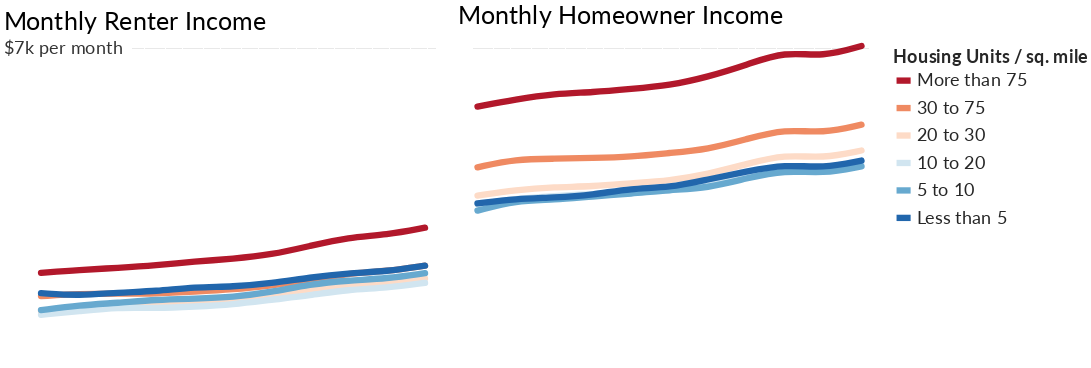

The cell this chart's notebook holds for it:
### Code cell
comb_hous_den_chart = (rent_inc_hous_den_chart | homeowner_inc_hous_den_chart).configure_legend(titleFont='Lato', titleFontSize=26, titleOpacity=.85, titleLimit=300, labelFont='Lato', labelFontSize=26, labelOpacity=.85, symbolSize=400, symbolStrokeWidth=9)
comb_hous_den_chart

### Figure 1 — Vega-Lite specification as saved in the notebook (floating-point values rounded to 4 significant figures)
{"width": 600, "height": 400, "background": "white", "config": {"title": {"fontWeight": "normal", "fontSize": 36, "anchor": "start", "font": "Lato", "offset": 5}, "axisX": {"grid": false, "labelFont": "Lato", "labelFontSize": 16, "labelAngle": 0, "labelPadding": 10, "ticks": false, "tickSize": 5, "title": null, "titleFont": "Lato", "titleFontSize": 16, "titleFontWeight": "normal", "titleY": 30, "titleX": 280}, "axisY": {"grid": true, "gridOpacity": 1, "labelFont": "Lato", "labelFontSize": 16, "labelLimit": 100, "labelAlign": "left", "labelPadding": 20, "ticks": false, "title": null, "titleFont": "Lato", "titleFontWeight": "normal", "titleFontSize": 16, "titleAlign": "left", "titleAngle": 0, "titleY": -20, "titleX": -20, "domainWidth": 0}, "view": {"strokeOpacity": 0}, "legend": {"labelFont": "Lato", "labelFontSize": 26, "labelOpacity": 0.85, "symbolSize": 400, "symbolStrokeWidth": 9, "titleFont": "Lato", "titleFontSize": 26, "titleLimit": 300, "titleOpacity": 0.85}}, "hconcat": [{"layer": [{"data": {"name": "data-6ad6a784249d67150f13bf97409a14f9"}, "mark": {"type": "line", "interpolate": "basis", "opacity": 1, "size": 9, "strokeCap": "round"}, "encoding": {"color": {"type": "nominal", "field": "Hous_Den", "scale": {"domain": ["More than 75", "30 to 75", "20 to 30", "10 to 20", "5 to 10", "Less than 5"], "range": ["#b2182b", "#ef8a62", "#fddbc7", "#d1e5f0", "#67a9cf", "#2166ac"]}, "title": "Housing Units / sq. mile"}, "x": {"type": "ordinal", "axis": {"labelFontSize": 26, "labelOpacity": 0.8, "tickSize": 10, "ticks": true, "titleFontSize": 28, "values": [2008, 2018]}, "field": "Year"}, "y": {"type": "quantitative", "axis": {"format": "~s", "labelFontSize": 26, "labelOpacity": 0.8, "labelPadding": 25, "titleFontSize": 28, "titleOpacity": 0.8, "titleX": -25, "titleY": -30, "values": [2000, 3000, 4000, 5000, 6000]}, "field": "Med_Rent", "scale": {"domain": [1000, 7000]}, "title": "Counties grouped by housing density"}}, "title": "Monthly Renter Income"}, {"data": {"name": "data-7f77d1a2b856b3b124820d6201566dba"}, "mark": {"type": "text", "dx": 32, "dy": 0, "font": "lato", "fontSize": 26, "opacity": 0.8}, "encoding": {"text": {"type": "nominal", "field": "text"}, "x": {"type": "ordinal", "field": "x"}, "y": {"type": "quantitative", "field": "y"}}}, {"data": {"name": "data-2db18a0e087b01f6189b9e533332b37b"}, "mark": {"type": "text", "dx": 345, "dy": -4, "fontSize": 11.5, "fontWeight": "bold", "opacity": 0.09}, "encoding": {"text": {"type": "nominal", "field": "text"}, "x": {"type": "ordinal", "axis": null, "field": "x"}, "y": {"type": "quantitative", "axis": null, "field": "y"}}}], "height": 450, "width": 600}, {"layer": [{"data": {"name": "data-031b65b667b496a28542c93ae8f96f43"}, "mark": {"type": "line", "interpolate": "basis", "opacity": 1, "size": 9, "strokeCap": "round"}, "encoding": {"color": {"type": "nominal", "field": "Hous_Den", "scale": {"domain": ["More than 75", "30 to 75", "20 to 30", "10 to 20", "5 to 10", "Less than 5"], "range": ["#b2182b", "#ef8a62", "#fddbc7", "#d1e5f0", "#67a9cf", "#2166ac"]}, "title": "Housing Units / sq. mile"}, "x": {"type": "ordinal", "axis": {"labelFontSize": 26, "labelOpacity": 0.8, "tickSize": 10, "ticks": true, "titleFontSize": 28, "values": [2008, 2018]}, "field": "Year"}, "y": {"type": "quantitative", "axis": {"format": "~s", "labelFontSize": 26, "labelOpacity": 0, "labelPadding": 0, "titleFontSize": 28, "titleOpacity": 0.8, "titleX": -2, "titleY": -30, "values": [2000, 3000, 4000, 5000, 6000]}, "field": "Med_Mort", "scale": {"domain": [1000, 7000]}, "title": "Counties grouped by housing density"}}, "title": "Monthly Homeowner Income"}, {"data": {"name": "data-ce6c13907655dace81867d6bd13429cc"}, "mark": {"type": "text", "dx": 275, "dy": -4, "fontSize": 11.5, "fontWeight": "bold", "opacity": 0.09}, "encoding": {"text": {"type": "nominal", "field": "text"}, "x": {"type": "ordinal", "axis": null, "field": "x"}, "y": {"type": "quantitative", "axis": null, "field": "y"}}}], "height": 450, "width": 600}], "$schema": "https://vega.github.io/schema/vega-lite/v4.0.0.json", "datasets": {"data-6ad6a784249d67150f13bf97409a14f9": [{"Year": 2008, "Hous_Den": "More than 75", "Med_Rent": 2752.0, "pct_chg": -0.07309, "Order": 75}, {"Year": 2009, "Hous_Den": "More than 75", "Med_Rent": 2809.0, "pct_chg": 0.02071, "Order": 75}, {"Year": 2010, "Hous_Den": "More than 75", "Med_Rent": 2846.0, "pct_chg": 0.01317, "Order": 75}, {"Year": 2011, "Hous_Den": "More than 75", "Med_Rent": 2892.0, "pct_chg": 0.01616, "Order": 75}, {"Year": 2012, "Hous_Den": "More than 75", "Med_Rent": 2968.0, "pct_chg": 0.02628, "Order": 75}, {"Year": 2013, "Hous_Den": "More than 75", "Med_Rent": 3017.0, "pct_chg": 0.01651, "Order": 75}, {"Year": 2014, "Hous_Den": "More than 75", "Med_Rent": 3096.0, "pct_chg": 0.02618, "Order": 75}, {"Year": 2015, "Hous_Den": "More than 75", "Med_Rent": 3261.0, "pct_chg": 0.05329, "Order": 75}, {"Year": 2016, "Hous_Den": "More than 75", "Med_Rent": 3427.0, "pct_chg": 0.0509, "Order": 75}, {"Year": 2017, "Hous_Den": "More than 75", "Med_Rent": 3470.0, "pct_chg": 0.01255, "Order": 75}, {"Year": 2018, "Hous_Den": "More than 75", "Med_Rent": 3607.0, "pct_chg": 0.03948, "Order": 75}, {"Year": 2008, "Hous_Den": "30 to 75", "Med_Rent": 2311.0, "pct_chg": -0.1507, "Order": 75}, {"Year": 2009, "Hous_Den": "30 to 75", "Med_Rent": 2355.0, "pct_chg": 0.01904, "Order": 75}, {"Year": 2010, "Hous_Den": "30 to 75", "Med_Rent": 2359.0, "pct_chg": 0.001699, "Order": 75}, {"Year": 2011, "Hous_Den": "30 to 75", "Med_Rent": 2360.0, "pct_chg": 0.0004239, "Order": 75}, {"Year": 2012, "Hous_Den": "30 to 75", "Med_Rent": 2397.0, "pct_chg": 0.01568, "Order": 75}, {"Year": 2013, "Hous_Den": "30 to 75", "Med_Rent": 2437.0, "pct_chg": 0.01669, "Order": 75}, {"Year": 2014, "Hous_Den": "30 to 75", "Med_Rent": 2514.0, "pct_chg": 0.0316, "Order": 75}, {"Year": 2015, "Hous_Den": "30 to 75", "Med_Rent": 2606.0, "pct_chg": 0.0366, "Order": 75}, {"Year": 2016, "Hous_Den": "30 to 75", "Med_Rent": 2746.0, "pct_chg": 0.05372, "Order": 75}, {"Year": 2017, "Hous_Den": "30 to 75", "Med_Rent": 2780.0, "pct_chg": 0.05572, "Order": 75}, {"Year": 2018, "Hous_Den": "30 to 75", "Med_Rent": 2890.0, "pct_chg": 0.04036, "Order": 75}, {"Year": 2008, "Hous_Den": "20 to 30", "Med_Rent": 2031.0, "pct_chg": -0.2636, "Order": 30}, {"Year": 2009, "Hous_Den": "20 to 30", "Med_Rent": 2088.0, "pct_chg": 0.02806, "Order": 30}, {"Year": 2010, "Hous_Den": "20 to 30", "Med_Rent": 2098.0, "pct_chg": 0.004789, "Order": 30}, {"Year": 2011, "Hous_Den": "20 to 30", "Med_Rent": 2133.0, "pct_chg": 0.01668, "Order": 30}, {"Year": 2012, "Hous_Den": "20 to 30", "Med_Rent": 2204.0, "pct_chg": 0.03329, "Order": 30}, {"Year": 2013, "Hous_Den": "20 to 30", "Med_Rent": 2265.0, "pct_chg": 0.02768, "Order": 30}, {"Year": 2014, "Hous_Den": "20 to 30", "Med_Rent": 2331.0, "pct_chg": 0.02914, "Order": 30}, {"Year": 2015, "Hous_Den": "20 to 30", "Med_Rent": 2446.0, "pct_chg": 0.04934, "Order": 30}, {"Year": 2016, "Hous_Den": "20 to 30", "Med_Rent": 2513.0, "pct_chg": 0.02739, "Order": 30}, {"Year": 2017, "Hous_Den": "20 to 30", "Med_Rent": 2545.0, "pct_chg": 0.07402, "Order": 30}, {"Year": 2018, "Hous_Den": "20 to 30", "Med_Rent": 2645.0, "pct_chg": 0.008151, "Order": 30}, {"Year": 2008, "Hous_Den": "10 to 20", "Med_Rent": 1958.0, "pct_chg": null, "Order": 20}, {"Year": 2009, "Hous_Den": "10 to 20", "Med_Rent": 2026.0, "pct_chg": 0.03473, "Order": 20}, {"Year": 2010, "Hous_Den": "10 to 20", "Med_Rent": 2103.0, "pct_chg": 0.03801, "Order": 20}, {"Year": 2011, "Hous_Den": "10 to 20", "Med_Rent": 2081.0, "pct_chg": -0.01046, "Order": 20}, {"Year": 2012, "Hous_Den": "10 to 20", "Med_Rent": 2114.0, "pct_chg": 0.01586, "Order": 20}, {"Year": 2013, "Hous_Den": "10 to 20", "Med_Rent": 2153.0, "pct_chg": 0.01845, "Order": 20}, {"Year": 2014, "Hous_Den": "10 to 20", "Med_Rent": 2245.0, "pct_chg": 0.04273, "Order": 20}, {"Year": 2015, "Hous_Den": "10 to 20", "Med_Rent": 2325.0, "pct_chg": 0.03563, "Order": 20}, {"Year": 2016, "Hous_Den": "10 to 20", "Med_Rent": 2436.0, "pct_chg": 0.04774, "Order": 20}, {"Year": 2017, "Hous_Den": "10 to 20", "Med_Rent": 2467.0, "pct_chg": 0.1355, "Order": 20}, {"Year": 2018, "Hous_Den": "10 to 20", "Med_Rent": 2564.0, "pct_chg": -0.002892, "Order": 20}, {"Year": 2008, "Hous_Den": "5 to 10", "Med_Rent": 2046.0, "pct_chg": -0.3216, "Order": 10}, {"Year": 2009, "Hous_Den": "5 to 10", "Med_Rent": 2140.0, "pct_chg": 0.04594, "Order": 10}, {"Year": 2010, "Hous_Den": "5 to 10", "Med_Rent": 2183.0, "pct_chg": 0.02009, "Order": 10}, {"Year": 2011, "Hous_Den": "5 to 10", "Med_Rent": 2246.0, "pct_chg": 0.02886, "Order": 10}, {"Year": 2012, "Hous_Den": "5 to 10", "Med_Rent": 2263.0, "pct_chg": 0.007569, "Order": 10}, {"Year": 2013, "Hous_Den": "5 to 10", "Med_Rent": 2289.0, "pct_chg": 0.01149, "Order": 10}, {"Year": 2014, "Hous_Den": "5 to 10", "Med_Rent": 2386.0, "pct_chg": 0.04238, "Order": 10}, {"Year": 2015, "Hous_Den": "5 to 10", "Med_Rent": 2536.0, "pct_chg": 0.06287, "Order": 10}, {"Year": 2016, "Hous_Den": "5 to 10", "Med_Rent": 2610.0, "pct_chg": 0.02918, "Order": 10}, {"Year": 2017, "Hous_Den": "5 to 10", "Med_Rent": 2643.0, "pct_chg": 0.1966, "Order": 10}, {"Year": 2018, "Hous_Den": "5 to 10", "Med_Rent": 2747.0, "pct_chg": -0.07845, "Order": 10}, {"Year": 2008, "Hous_Den": "Less than 5", "Med_Rent": 2368.0, "pct_chg": -0.1772, "Order": 5}, {"Year": 2009, "Hous_Den": "Less than 5", "Med_Rent": 2319.0, "pct_chg": -0.02069, "Order": 5}, {"Year": 2010, "Hous_Den": "Less than 5", "Med_Rent": 2381.0, "pct_chg": 0.02674, "Order": 5}, {"Year": 2011, "Hous_Den": "Less than 5", "Med_Rent": 2403.0, "pct_chg": 0.00924, "Order": 5}, {"Year": 2012, "Hous_Den": "Less than 5", "Med_Rent": 2487.0, "pct_chg": 0.03496, "Order": 5}, {"Year": 2013, "Hous_Den": "Less than 5", "Med_Rent": 2488.0, "pct_chg": 0.0004021, "Order": 5}, {"Year": 2014, "Hous_Den": "Less than 5", "Med_Rent": 2554.0, "pct_chg": 0.02653, "Order": 5}, {"Year": 2015, "Hous_Den": "Less than 5", "Med_Rent": 2665.0, "pct_chg": 0.04346, "Order": 5}, {"Year": 2016, "Hous_Den": "Less than 5", "Med_Rent": 2745.0, "pct_chg": 0.03002, "Order": 5}, {"Year": 2017, "Hous_Den": "Less than 5", "Med_Rent": 2779.0, "pct_chg": -0.006193, "Order": 5}, {"Year": 2018, "Hous_Den": "Less than 5", "Med_Rent": 2889.0, "pct_chg": 0.08834, "Order": 5}], "data-7f77d1a2b856b3b124820d6201566dba": [{"x": 2008, "y": 7000, "text": "$7k per month"}], "data-2db18a0e087b01f6189b9e533332b37b": [{"x": 2008, "y": 7000, "text": "________________________________________________________________________"}], "data-031b65b667b496a28542c93ae8f96f43": [{"Year": 2008, "Hous_Den": "More than 75", "Med_Mort": 5902.0, "pct_chg": 0.3774, "Order": 75}, {"Year": 2009, "Hous_Den": "More than 75", "Med_Mort": 6039.0, "pct_chg": 0.02321, "Order": 75}, {"Year": 2010, "Hous_Den": "More than 75", "Med_Mort": 6145.0, "pct_chg": 0.01755, "Order": 75}, {"Year": 2011, "Hous_Den": "More than 75", "Med_Mort": 6172.0, "pct_chg": 0.004394, "Order": 75}, {"Year": 2012, "Hous_Den": "More than 75", "Med_Mort": 6236.0, "pct_chg": 0.01037, "Order": 75}, {"Year": 2013, "Hous_Den": "More than 75", "Med_Mort": 6302.0, "pct_chg": 0.01058, "Order": 75}, {"Year": 2014, "Hous_Den": "More than 75", "Med_Mort": 6464.0, "pct_chg": 0.02571, "Order": 75}, {"Year": 2015, "Hous_Den": "More than 75", "Med_Mort": 6689.0, "pct_chg": 0.03481, "Order": 75}, {"Year": 2016, "Hous_Den": "More than 75", "Med_Mort": 6949.0, "pct_chg": 0.03887, "Order": 75}, {"Year": 2017, "Hous_Den": "More than 75", "Med_Mort": 6839.0, "pct_chg": -0.01583, "Order": 75}, {"Year": 2018, "Hous_Den": "More than 75", "Med_Mort": 7050.0, "pct_chg": 0.03085, "Order": 75}, {"Year": 2008, "Hous_Den": "30 to 75", "Med_Mort": 4751.0, "pct_chg": -0.09141, "Order": 75}, {"Year": 2009, "Hous_Den": "30 to 75", "Med_Mort": 4906.0, "pct_chg": 0.03262, "Order": 75}, {"Year": 2010, "Hous_Den": "30 to 75", "Med_Mort": 4913.0, "pct_chg": 0.001427, "Order": 75}, {"Year": 2011, "Hous_Den": "30 to 75", "Med_Mort": 4928.0, "pct_chg": 0.003053, "Order": 75}, {"Year": 2012, "Hous_Den": "30 to 75", "Med_Mort": 4952.0, "pct_chg": 0.00487, "Order": 75}, {"Year": 2013, "Hous_Den": "30 to 75", "Med_Mort": 5023.0, "pct_chg": 0.01434, "Order": 75}, {"Year": 2014, "Hous_Den": "30 to 75", "Med_Mort": 5090.0, "pct_chg": 0.01334, "Order": 75}, {"Year": 2015, "Hous_Den": "30 to 75", "Med_Mort": 5285.0, "pct_chg": 0.03831, "Order": 75}, {"Year": 2016, "Hous_Den": "30 to 75", "Med_Mort": 5479.0, "pct_chg": 0.03671, "Order": 75}, {"Year": 2017, "Hous_Den": "30 to 75", "Med_Mort": 5392.0, "pct_chg": 0.01278, "Order": 75}, {"Year": 2018, "Hous_Den": "30 to 75", "Med_Mort": 5559.0, "pct_chg": 0.05496, "Order": 75}, {"Year": 2008, "Hous_Den": "20 to 30", "Med_Mort": 4217.0, "pct_chg": -0.2315, "Order": 30}, {"Year": 2009, "Hous_Den": "20 to 30", "Med_Mort": 4324.0, "pct_chg": 0.02537, "Order": 30}, {"Year": 2010, "Hous_Den": "20 to 30", "Med_Mort": 4377.0, "pct_chg": 0.01226, "Order": 30}, {"Year": 2011, "Hous_Den": "20 to 30", "Med_Mort": 4389.0, "pct_chg": 0.002742, "Order": 30}, {"Year": 2012, "Hous_Den": "20 to 30", "Med_Mort": 4450.0, "pct_chg": 0.0139, "Order": 30}, {"Year": 2013, "Hous_Den": "20 to 30", "Med_Mort": 4498.0, "pct_chg": 0.01079, "Order": 30}, {"Year": 2014, "Hous_Den": "20 to 30", "Med_Mort": 4621.0, "pct_chg": 0.02735, "Order": 30}, {"Year": 2015, "Hous_Den": "20 to 30", "Med_Mort": 4813.0, "pct_chg": 0.04155, "Order": 30}, {"Year": 2016, "Hous_Den": "20 to 30", "Med_Mort": 4997.0, "pct_chg": 0.03823, "Order": 30}, {"Year": 2017, "Hous_Den": "20 to 30", "Med_Mort": 4918.0, "pct_chg": 0.08385, "Order": 30}, {"Year": 2018, "Hous_Den": "20 to 30", "Med_Mort": 5070.0, "pct_chg": -0.03453, "Order": 30}, {"Year": 2008, "Hous_Den": "10 to 20", "Med_Mort": 4051.0, "pct_chg": null, "Order": 20}, {"Year": 2009, "Hous_Den": "10 to 20", "Med_Mort": 4161.0, "pct_chg": 0.02715, "Order": 20}, {"Year": 2010, "Hous_Den": "10 to 20", "Med_Mort": 4207.0, "pct_chg": 0.01106, "Order": 20}, {"Year": 2011, "Hous_Den": "10 to 20", "Med_Mort": 4244.0, "pct_chg": 0.008795, "Order": 20}, {"Year": 2012, "Hous_Den": "10 to 20", "Med_Mort": 4286.0, "pct_chg": 0.009896, "Order": 20}, {"Year": 2013, "Hous_Den": "10 to 20", "Med_Mort": 4301.0, "pct_chg": 0.0035, "Order": 20}, {"Year": 2014, "Hous_Den": "10 to 20", "Med_Mort": 4434.0, "pct_chg": 0.03092, "Order": 20}, {"Year": 2015, "Hous_Den": "10 to 20", "Med_Mort": 4544.0, "pct_chg": 0.02481, "Order": 20}, {"Year": 2016, "Hous_Den": "10 to 20", "Med_Mort": 4728.0, "pct_chg": 0.04049, "Order": 20}, {"Year": 2017, "Hous_Den": "10 to 20", "Med_Mort": 4653.0, "pct_chg": 0.08629, "Order": 20}, {"Year": 2018, "Hous_Den": "10 to 20", "Med_Mort": 4797.0, "pct_chg": 0.06834, "Order": 20}, {"Year": 2008, "Hous_Den": "5 to 10", "Med_Mort": 3931.0, "pct_chg": -0.3285, "Order": 10}, {"Year": 2009, "Hous_Den": "5 to 10", "Med_Mort": 4120.0, "pct_chg": 0.04808, "Order": 10}, {"Year": 2010, "Hous_Den": "5 to 10", "Med_Mort": 4133.0, "pct_chg": 0.003155, "Order": 10}, {"Year": 2011, "Hous_Den": "5 to 10", "Med_Mort": 4202.0, "pct_chg": 0.01669, "Order": 10}, {"Year": 2012, "Hous_Den": "5 to 10", "Med_Mort": 4250.0, "pct_chg": 0.01142, "Order": 10}, {"Year": 2013, "Hous_Den": "5 to 10", "Med_Mort": 4324.0, "pct_chg": 0.01741, "Order": 10}, {"Year": 2014, "Hous_Den": "5 to 10", "Med_Mort": 4358.0, "pct_chg": 0.007863, "Order": 10}, {"Year": 2015, "Hous_Den": "5 to 10", "Med_Mort": 4543.0, "pct_chg": 0.04245, "Order": 10}, {"Year": 2016, "Hous_Den": "5 to 10", "Med_Mort": 4702.0, "pct_chg": 0.035, "Order": 10}, {"Year": 2017, "Hous_Den": "5 to 10", "Med_Mort": 4628.0, "pct_chg": 0.1455, "Order": 10}, {"Year": 2018, "Hous_Den": "5 to 10", "Med_Mort": 4770.0, "pct_chg": -0.1892, "Order": 10}, {"Year": 2008, "Hous_Den": "Less than 5", "Med_Mort": 4069.0, "pct_chg": -0.06824, "Order": 5}, {"Year": 2009, "Hous_Den": "Less than 5", "Med_Mort": 4155.0, "pct_chg": 0.02114, "Order": 5}, {"Year": 2010, "Hous_Den": "Less than 5", "Med_Mort": 4177.0, "pct_chg": 0.005295, "Order": 5}, {"Year": 2011, "Hous_Den": "Less than 5", "Med_Mort": 4228.0, "pct_chg": 0.01221, "Order": 5}, {"Year": 2012, "Hous_Den": "Less than 5", "Med_Mort": 4353.0, "pct_chg": 0.02956, "Order": 5}, {"Year": 2013, "Hous_Den": "Less than 5", "Med_Mort": 4364.0, "pct_chg": 0.002527, "Order": 5}, {"Year": 2014, "Hous_Den": "Less than 5", "Med_Mort": 4523.0, "pct_chg": 0.03643, "Order": 5}, {"Year": 2015, "Hous_Den": "Less than 5", "Med_Mort": 4669.0, "pct_chg": 0.03228, "Order": 5}, {"Year": 2016, "Hous_Den": "Less than 5", "Med_Mort": 4809.0, "pct_chg": 0.02999, "Order": 5}, {"Year": 2017, "Hous_Den": "Less than 5", "Med_Mort": 4733.0, "pct_chg": -0.1179, "Order": 5}, {"Year": 2018, "Hous_Den": "Less than 5", "Med_Mort": 4879.0, "pct_chg": 0.01014, "Order": 5}], "data-ce6c13907655dace81867d6bd13429cc": [{"x": 2008, "y": 7000, "text": "______________________________________________________________________________________________"}]}}
